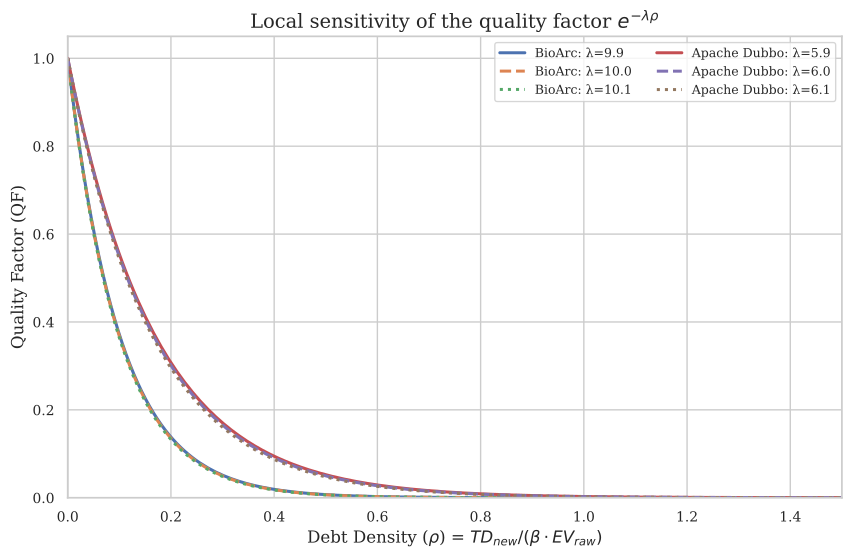

This chart was generated by the following Python code:
"""
Sensitivity analysis for the Q-SPI paper.

This script keeps the analysis local to the calibrated case-study values reported
in the article instead of using a generic global lambda.
It generates:
1. sensitivity_analysis.pdf
2. numerical console tables for the BioArc and Apache Dubbo calibrations
"""

from __future__ import annotations

import numpy as np
import matplotlib.pyplot as plt
import pandas as pd
import seaborn as sns


sns.set_theme(style="whitegrid")
plt.rcParams.update(
    {
        "font.family": "serif",
        "font.size": 12,
        "axes.labelsize": 12,
        "axes.titlesize": 14,
        "legend.fontsize": 9,
        "xtick.labelsize": 10,
        "ytick.labelsize": 10,
        "lines.linewidth": 2.2,
    }
)

CASES = {
    "BioArc": 10.0,
    "Apache Dubbo": 6.0,
}
PERTURBATION = 0.1


def calculate_quality_factor(rho: np.ndarray | float, lambd: float) -> np.ndarray | float:
    """Compute QF = exp(-lambda * rho)."""
    return np.exp(-lambd * rho)


def generate_plot() -> None:
    """Generate the article-aligned sensitivity figure."""
    print("Generating sensitivity analysis plot...")

    rho_values = np.linspace(0, 1.5, 200)
    line_styles = ["-", "--", ":"]

    plt.figure(figsize=(10, 6))

    for case_name, base_lambda in CASES.items():
        for line_style, lambd in zip(
            line_styles,
            [base_lambda - PERTURBATION, base_lambda, base_lambda + PERTURBATION],
        ):
            label = f"{case_name}: λ={lambd:.1f}"
            plt.plot(rho_values, calculate_quality_factor(rho_values, lambd), linestyle=line_style, label=label)

    plt.title(r"Local sensitivity of the quality factor $e^{-\lambda\rho}$")
    plt.xlabel(r"Debt Density ($\rho$) = $TD_{new} / (\beta \cdot EV_{raw})$")
    plt.ylabel("Quality Factor (QF)")
    plt.xlim(0, 1.5)
    plt.ylim(0, 1.05)
    plt.legend(loc="upper right", ncol=2)

    output_file = "sensitivity_analysis.pdf"
    plt.savefig(output_file, format="pdf", bbox_inches="tight", dpi=300)
    plt.close()
    print(f"Saved '{output_file}'.")


def build_sensitivity_table(case_name: str, base_lambda: float) -> pd.DataFrame:
    """Return a local sensitivity table for one calibrated case."""
    scenarios = [
        {"Scenario": "Low debt", "Debt Density (ρ)": 0.1},
        {"Scenario": "Medium debt", "Debt Density (ρ)": 0.5},
        {"Scenario": "High debt", "Debt Density (ρ)": 0.9},
    ]

    rows: list[dict[str, float | str]] = []
    for scenario in scenarios:
        rho = scenario["Debt Density (ρ)"]
        base_qf = float(calculate_quality_factor(rho, base_lambda))
        lower_qf = float(calculate_quality_factor(rho, base_lambda - PERTURBATION))
        upper_qf = float(calculate_quality_factor(rho, base_lambda + PERTURBATION))
        max_diff = max(abs(lower_qf - base_qf), abs(upper_qf - base_qf))
        volatility_pct = (max_diff / base_qf) * 100 if base_qf else 0.0

        rows.append(
            {
                "Case": case_name,
                "Scenario": scenario["Scenario"],
                "Debt Density (ρ)": rho,
                f"QF (λ={base_lambda:.1f})": round(base_qf, 3),
                f"QF (λ={base_lambda - PERTURBATION:.1f})": round(lower_qf, 3),
                f"QF (λ={base_lambda + PERTURBATION:.1f})": round(upper_qf, 3),
                "Volatility (%)": round(volatility_pct, 2),
            }
        )

    return pd.DataFrame(rows)


def generate_numerical_tables() -> None:
    """Print local sensitivity tables for all calibrated cases."""
    print("\n--- Numerical Sensitivity Analysis Tables ---")
    for case_name, base_lambda in CASES.items():
        df = build_sensitivity_table(case_name, base_lambda)
        print(f"\n{case_name} (local perturbation: λ ± {PERTURBATION})")
        print(df.to_string(index=False))


def main() -> None:
    generate_plot()
    generate_numerical_tables()


if __name__ == "__main__":
    main()
